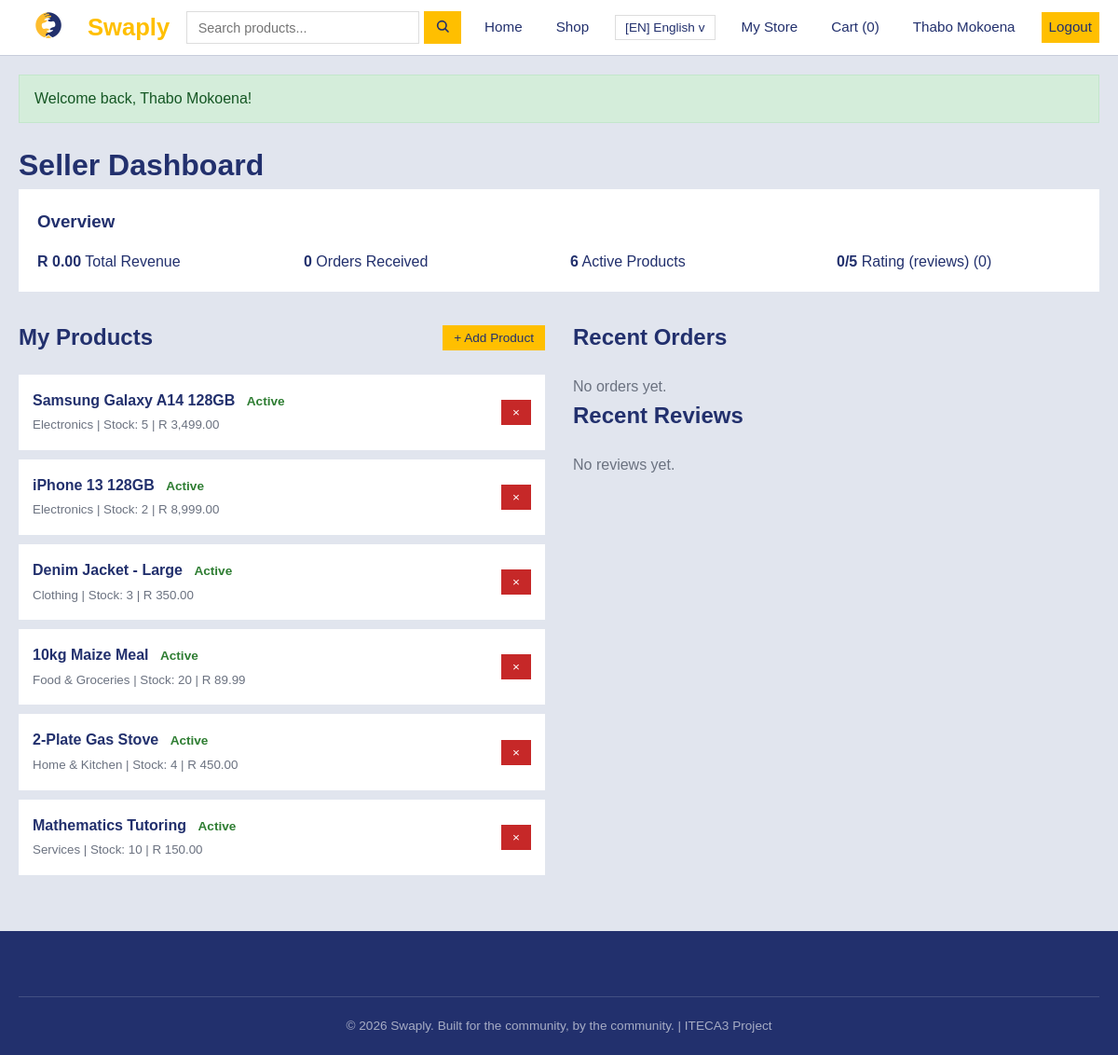
The app's page /seller_dashboard.php (signed in) with its own data.
### tables this page shows
CREATE TABLE products (
    product_id      INT AUTO_INCREMENT PRIMARY KEY,
    seller_id       INT NOT NULL,
    category_id     INT,
    name            VARCHAR(150) NOT NULL,
    description     TEXT,
    price           DECIMAL(10,2) NOT NULL,
    stock           INT DEFAULT 0,
    image           VARCHAR(255) DEFAULT 'default_product.png',
    status          ENUM('active','inactive','sold_out') DEFAULT 'active',
    created_at      DATETIME DEFAULT CURRENT_TIMESTAMP,
    updated_at      DATETIME DEFAULT CURRENT_TIMESTAMP ON UPDATE CURRENT_TIMESTAMP,
    FOREIGN KEY (seller_id) REFERENCES users(user_id) ON DELETE CASCADE,
    FOREIGN KEY (category_id) REFERENCES categories(category_id) ON DELETE SET NULL
);

CREATE TABLE categories (
    category_id     INT AUTO_INCREMENT PRIMARY KEY,
    name            VARCHAR(50) NOT NULL,
    description     VARCHAR(255),
    created_at      DATETIME DEFAULT CURRENT_TIMESTAMP
);

### includes/translations.php (called while the page is built, shortened)
<?php
function getCurrentLanguage() {
    return 'en';
}
function __($key, $replacements = []) {
    $lang = getCurrentLanguage();
    $trans = $GLOBALS['TRANSLATIONS'];
    $text = $trans[$key][$lang] ?? $trans[$key]['en'] ?? $key;
    return $text;
}
?>

### seller_dashboard.php (the view, shortened to what this page needs)
<?php
require_once 'includes/header.php';
$user_id = $_SESSION['user_id'];
$revenueResult = $conn->query("SELECT SUM(oi.price_at_time * oi.quantity) as total
    FROM order_items oi
    JOIN products p ON oi.product_id = p.product_id
    JOIN orders o ON oi.order_id = o.order_id
    WHERE p.seller_id = $user_id AND o.status IN ('paid', 'shipped', 'delivered')");
$totalRevenue = $revenueResult->fetch_assoc()['total'] ?? 0;
$ordersResult = $conn->query("SELECT COUNT(DISTINCT o.order_id) as total
    FROM orders o
    JOIN order_items oi ON o.order_id = oi.order_id
    JOIN products p ON oi.product_id = p.product_id
    WHERE p.seller_id = $user_id");
$totalOrders = $ordersResult->fetch_assoc()['total'] ?? 0;
$productsResult = $conn->query("SELECT COUNT(*) as total FROM products WHERE seller_id = $user_id AND status = 'active'");
$activeProducts = $productsResult->fetch_assoc()['total'] ?? 0;
$rating = getSellerRating($user_id);
$myProducts = $conn->query("SELECT p.*, c.name as category_name
    FROM products p
    LEFT JOIN categories c ON p.category_id = c.category_id
    WHERE p.seller_id = $user_id
    ORDER BY p.created_at DESC");
$myOrders = $conn->query("SELECT o.*, oi.quantity, oi.price_at_time, p.name as product_name, u.full_name as buyer_name
    FROM orders o
    JOIN order_items oi ON o.order_id = oi.order_id
    JOIN products p ON oi.product_id = p.product_id
    JOIN users u ON o.buyer_id = u.user_id
    WHERE p.seller_id = $user_id
    ORDER BY o.created_at DESC
    LIMIT 10");
$myReviews = $conn->query("SELECT r.*, u.full_name as buyer_name
    FROM reviews r
    JOIN users u ON r.buyer_id = u.user_id
    WHERE r.seller_id = $user_id
    ORDER BY r.created_at DESC
    LIMIT 5");
?>
<h1><?php echo __('sd_title'); ?></h1>
<div class="card" style="padding: 20px; margin-bottom: 30px;">
    <h3 style="margin-bottom: 15px;"><?php echo __('sd_overview'); ?></h3>
    <div style="display: grid; grid-template-columns: repeat(auto-fit, minmax(180px, 1fr)); gap: 12px 24px;">
        <div><strong><?php echo formatPrice($totalRevenue); ?></strong> <?php echo __('sd_total_revenue'); ?></div>
        <div><strong><?php echo $totalOrders; ?></strong> <?php echo __('sd_orders_received'); ?></div>
        <div><strong><?php echo $activeProducts; ?></strong> <?php echo __('sd_active_products'); ?></div>
        <div><strong><?php echo $rating['average']; ?>/5</strong> <?php echo __('sd_rating'); ?> (<?php echo $rating['total']; ?>)</div>
    </div>
</div>
<div style="display: grid; grid-template-columns: repeat(auto-fit, minmax(320px, 1fr)); gap: 30px;">
    <div>
        <div class="flex justify-between items-center" style="margin-bottom: 20px;">
            <h2><?php echo __('sd_my_products'); ?></h2>
            <button onclick="document.getElementById('addProductForm').style.display='block'" class="btn btn-primary btn-sm">
                + <?php echo __('sd_add_product'); ?>
            </button>
        </div>
        <?php if ($myProducts->num_rows === 0): ?>
            <p style="color: var(--gray);"><?php echo __('sd_no_products'); ?></p>
        <?php else: ?>
            <div style="display: grid; gap: 10px;">
                <?php while ($product = $myProducts->fetch_assoc()):
                    switch ($product['status']) {
                        case 'active':
                            $statusBadge = 'badge-success';
                            break;
                    }
                ?>
                <div class="card" style="padding: 15px; display: flex; justify-content: space-between; align-items: center;">
                    <div>
                        <strong><?php echo htmlspecialchars($product['name']); ?></strong>
                        <span class="badge <?php echo $statusBadge; ?>" style="margin-left: 8px;">
                            <?php echo ucfirst($product['status']); ?>
                        </span>
                        <br>
                        <small style="color: var(--gray);">
                            <?php echo htmlspecialchars($product['category_name'] ?? 'General'); ?> |
                            <?php echo __('sd_stock'); ?>: <?php echo $product['stock']; ?> |
                            <?php echo formatPrice($product['price']); ?>
                        </small>
                    </div>
                    <form method="POST" action="" onsubmit="return confirm('<?php echo __('sd_confirm_delete'); ?>');" style="margin: 0;">
                        <button type="submit" name="delete_product" class="btn btn-sm btn-danger">&times;</button>
                    </form>
                </div>
                <?php endwhile; ?>
            </div>
        <?php endif; ?>
    </div>
    <div>
        <h2 style="margin-bottom: 20px;"><?php echo __('sd_recent_orders'); ?></h2>
        <?php if ($myOrders->num_rows === 0): ?>
            <p style="color: var(--gray);"><?php echo __('sd_no_orders'); ?></p>
        <?php endif; ?>
        <h2 style="margin-bottom: 20px;"><?php echo __('sd_recent_reviews'); ?></h2>
        <?php if ($myReviews->num_rows === 0): ?>
            <p style="color: var(--gray);"><?php echo __('sd_no_reviews'); ?></p>
        <?php endif; ?>
    </div>
</div>
<?php require_once 'includes/footer.php'; ?>

### assets/css/style.css (style rules this page uses)
:root { --primary: #ffbf00; --primary-dark: #22306d; --secondary: #2e7d32; --danger: #c62828; --dark: #22306d; --gray: #6b7280; --light: #e1e5ee; --border: #c7ccdb; --white: #ffffff; --shadow: none; --shadow-hover: none; --shadow-card: none; --transition: all 0.25s ease; --radius: 0; --max-width: 1200px; }
* { margin: 0; padding: 0; box-sizing: border-box; }
body { font-family: Arial, sans-serif; line-height: 1.6; color: var(--dark); background: var(--light); }
.btn { display: inline-block; padding: 10px 20px; border: none; border-radius: var(--radius); cursor: pointer; font-size: 1rem; font-weight: 500; text-align: center; transition: var(--transition); }
.btn-primary { background: var(--primary); color: var(--dark); }
.btn-danger { background: var(--danger); color: white; }
.btn-sm { padding: 6px 12px; font-size: 0.85rem; }
.card { background: var(--white); border-radius: var(--radius); box-shadow: var(--shadow); overflow: hidden; transition: var(--transition); }
.badge { font-size: 0.85rem; font-weight: 600; }
.badge-success { color: var(--secondary); }
.flex { display: flex; }
.justify-between { justify-content: space-between; }
.items-center { align-items: center; }

### records on screen
products: name "Samsung Galaxy A14 128GB", status "Active", category.name "Electronics", stock "5", price "R 3,499.00"
products: name "iPhone 13 128GB", status "Active", category.name "Electronics", stock "2", price "R 8,999.00"
products: name "Denim Jacket - Large", status "Active", category.name "Clothing", stock "3", price "R 350.00"
products: name "10kg Maize Meal", status "Active", category.name "Food & Groceries", stock "20", price "R 89.99"
products: name "2-Plate Gas Stove", status "Active", category.name "Home & Kitchen", stock "4", price "R 450.00"
products: name "Mathematics Tutoring", status "Active", category.name "Services", stock "10", price "R 150.00"

### other values on screen
$LANGUAGES[getCurrentLanguage()]['code'] "EN"
$LANGUAGES[getCurrentLanguage()]['name'] "English"
__('nav_cart') "Cart"
getCartCount() "0"
$_SESSION['full_name'] "Thabo Mokoena"
__('nav_logout') "Logout"
$message "Welcome back, Thabo Mokoena!"
__('sd_title') "Seller Dashboard"
__('sd_overview') "Overview"
formatPrice($totalRevenue) "R 0.00"
__('sd_total_revenue') "Total Revenue"
$totalOrders "0"
__('sd_orders_received') "Orders Received"
$activeProducts "6"
__('sd_active_products') "Active Products"
